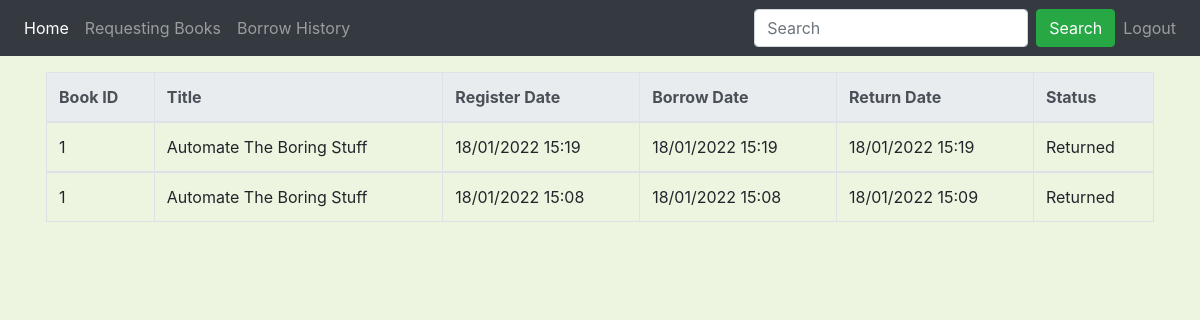
The app's page /history (signed in), older data.
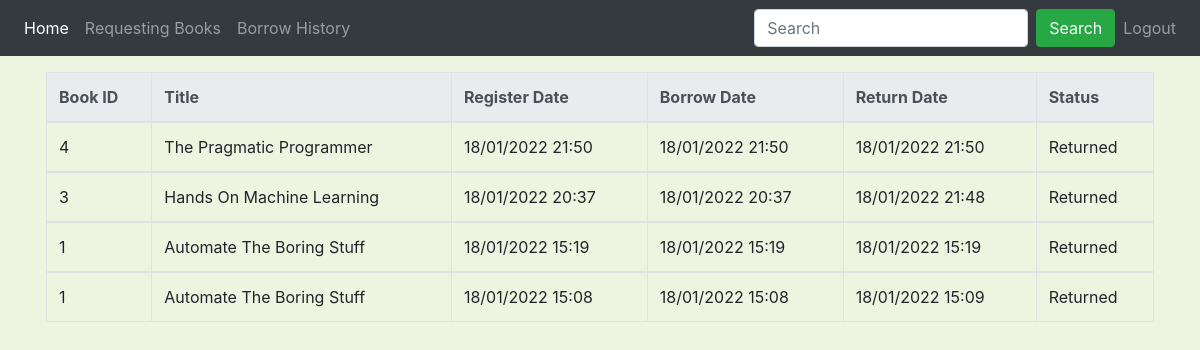
The same page, newer data.
### library/models.py (models this page shows, shortened)
class Book(db.Model):
    __tablename__ = 'book'
    id = db.Column(db.Integer, primary_key=True)
    title = db.Column(db.String(100), nullable=False)
    current_quantity = db.Column(db.Integer, nullable=False, default=1)
    max_quantity = db.Column(db.Integer, nullable=False, default=1)
    category = db.Column(db.String(100), nullable=False)
    image = db.Column(db.String(100), nullable=False, default='placeholder.jpg')
    description = db.Column(db.String(500))
    authors = db.relationship('Author', secondary=book_author, backref='books', lazy=True)
    borrow = db.relationship('BorrowHistory', backref='borrowed_books', lazy=True)

class BorrowHistory(db.Model):
    __tablename__ = 'borrow_history'
    book_id = db.Column(db.Integer, db.ForeignKey('book.id'), primary_key=True)
    user_id = db.Column(db.Integer, db.ForeignKey('user.id'), primary_key=True)
    register_date = db.Column(db.DateTime, primary_key=True)
    borrow_date = db.Column(db.DateTime)
    return_date = db.Column(db.DateTime)
    status = db.Column(db.String)
    lender_id = db.Column(db.Integer, db.ForeignKey('librarian.id'))
    receiver_id = db.Column(db.Integer, db.ForeignKey('librarian.id'))

### library/routes.py (the view)
@app.route("/history")
@role_required("user")
def borrow_history():
    user = current_user
    borrow_entries = BorrowHistory.query.filter_by(user_id=user.id).all()
    table = []
    for entry in borrow_entries:
        book_id = entry.book_id
        book = Book.query.get(book_id)
        borrow_date_str = None
        return_date_str = None
        register_date_str = entry.register_date.strftime("%d/%m/%Y %H:%M")
        if entry.borrow_date is not None:
            borrow_date_str = entry.borrow_date.strftime("%d/%m/%Y %H:%M")
        if entry.return_date is not None:
            return_date_str = entry.return_date.strftime("%d/%m/%Y %H:%M")
        table.append((book_id, book.title, register_date_str, borrow_date_str, return_date_str, entry.status))
    SORT_ORDER = {"requesting" : 2, "borrowing" : 1, "returned" : 0}
    table.sort(key=lambda entry: (SORT_ORDER[entry[5]], entry[2]), reverse=True)
    return render_template("history.html", table=table, title="Borrow History")

### library/utils.py (called while the page is built)
def role_required(role):
    def wrapper(fn):
        @wraps(fn)
        def decorated_view(*args, **kwargs):
            if not current_user.is_authenticated:
               return login_manager.unauthorized()
            if session['account_type'] != role:
                return login_manager.unauthorized()
            return fn(*args, **kwargs)
        return decorated_view
    return wrapper

@login_manager.user_loader
def load_user(user_id):
    if session.get('account_type') == 'user':
        return User.query.get(int(user_id))
    elif session.get('account_type') == 'librarian':
        return Librarian.query.get(int(user_id))

### library/templates/history.html
{% extends "layout.html" %}
{% block content %}
<div class="container">
    <table class="table table-bordered">
        <thead class="thead-light">
            <tr>
                <th>Book ID</th>
                <th>Title</th>
                <th>Register Date</th>
                <th>Borrow Date</th>
                <th>Return Date</th>
                <th>Status</th>
            </tr>
        </thead>
        {% for entry in table %}
        <tbody>
            <tr>
                <td>{{ entry[0] }}</td>
                <td>{{ entry[1].title() }}</td>
                <td>{{ entry[2] }}</td>
                <td>{{ entry[3] }}</td>
                <td>{{ entry[4] }}</td>
                <td>{{ entry[5].title() }}</td>
            </tr>
        </tbody>
        {% endfor %}
    </table>
</div>
{% endblock %}

### library/templates/layout.html (shortened to what this page needs)
<!DOCTYPE html>
<html lang="en">
<head>
    <link href="https://maxcdn.bootstrapcdn.com/bootstrap/4.1.3/css/bootstrap.min.css" rel="stylesheet">
    <link href="/static/styles.css" rel="stylesheet">
</head>
<body>
    <nav class="navbar navbar-expand-lg navbar-dark bg-dark">
        <div class="collapse navbar-collapse" id="navbarSupportedContent">
            <ul class="navbar-nav mr-auto">
                <li class="nav-item active">
                    <a class="nav-link" href="{{ url_for("home") }}">Home <span class="sr-only">(current)</span></a>
                </li>
                {% if session['account_type'] == 'librarian' %}
                <li class="nav-item">
                    <a class="nav-link" href="{{ url_for("lend") }}">Lend and Return Book</a>
                </li>
                <li class="nav-item">
                    <a class="nav-link" href="{{ url_for("insert") }}">Insert Book</a>
                </li>
                {% else %}
                <li class="nav-item">
                    <a class="nav-link" href="{{ url_for("borrow") }}">Requesting Books</a>
                </li>
                <li class="nav-item">
                    <a class="nav-link" href="{{ url_for("borrow_history") }}">Borrow History</a>
                </li>
                {% endif %}
            </ul>
            <ul class="navbar-nav">
                <form action="{{ url_for('search') }}" method="POST" class="form-inline my-2 my-lg-0">
                    <input class="form-control mr-sm-2" type="search" placeholder="Search" aria-label="Search"
                    name="book_name">
                    <button class="btn btn-success my-2 my-sm-0" type="submit">Search</button>
                </form>
                {% if current_user.is_authenticated %}
                <li class="nav-item">
                    <a class="nav-link" href="{{ url_for("logout") }}">Logout</a>
                </li>
                {% endif %}
            </ul>
        </div>
    </nav>
    {% block content %}{% endblock %}
</body>
</html>

### library/static/styles.css (style rules this page uses)
body { width: 100%; height: 100vh; background-color: #EDF5E1; }
a { color: black; }
.container { padding: 16px; }

Row changes from the older to the newer data that the page shows:
now on this page (row unchanged): Book: title "The Pragmatic Programmer"
added BorrowHistory: status "Returned"
now on this page (row unchanged): Book: title "Hands On Machine Learning"
added BorrowHistory: status "Returned"
Text that changed along with them:
new list line: "4 18/01/2022 21:50 18/01/2022 21:50 18/01/2022 21:50"
new list line: "3 18/01/2022 20:37 18/01/2022 20:37 18/01/2022 21:48"
